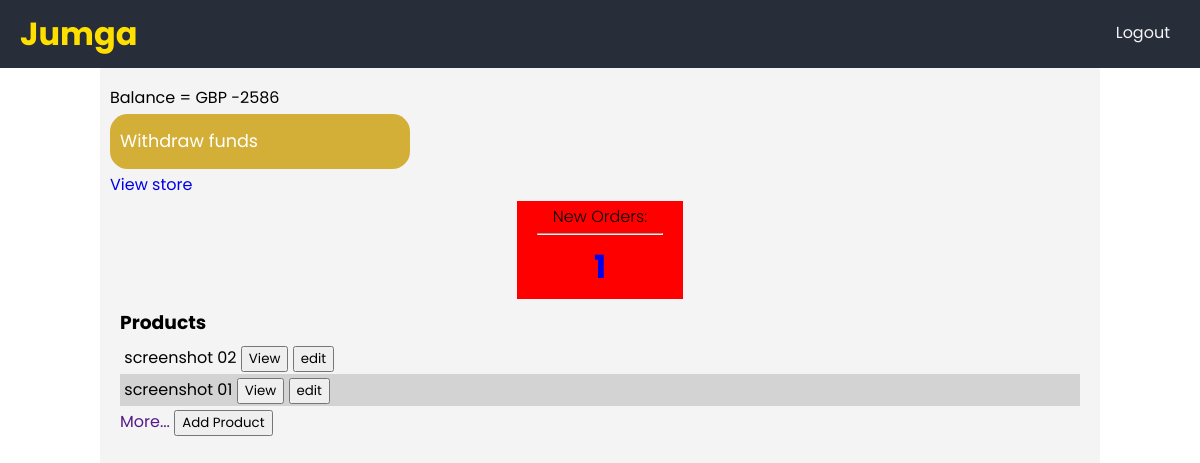
Page /store/ (signed in) on the earlier database version.
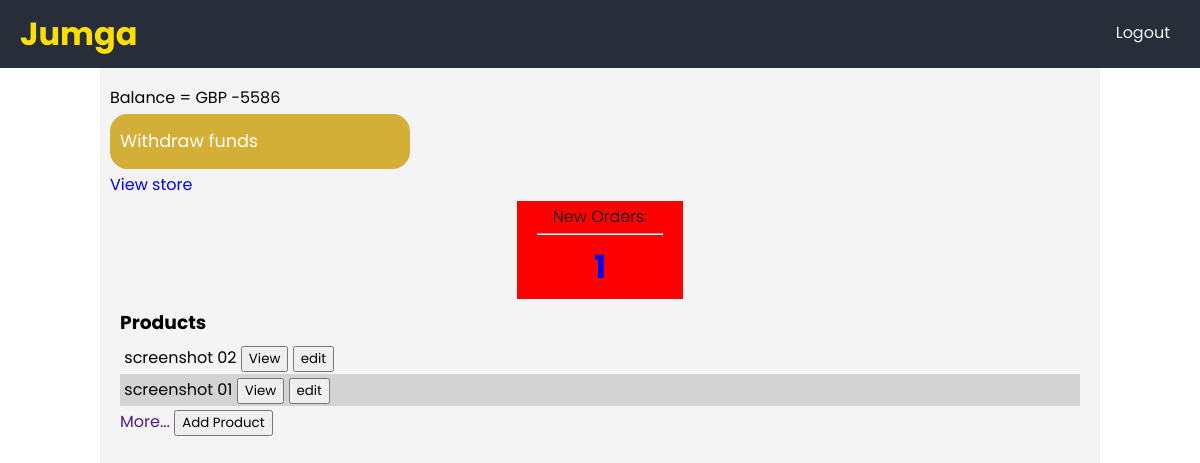
Same page on the later database version.
### store/models.py (models this page shows, shortened)
class Store(models.Model):
	user = models.OneToOneField(User, on_delete=models.CASCADE)
	name = models.CharField(max_length=100)
	description = models.TextField()
	email = models.EmailField()
	phone_number = PhoneNumberField()
	address_line_1 = models.CharField(max_length=200, null=True)
	address_line_2 = models.CharField(max_length=200, null=True, blank=True)
	city = models.CharField(max_length=50, null=True)
	state = models.CharField(max_length=50, null=True)
	country = models.CharField(max_length=2, choices=CountryChoices.choices, default=CountryChoices.NIGERIA)
	currency = models.CharField(max_length=3, choices=CurrencyChoices.choices, default=CurrencyChoices.NIGEIRA)
	balance = models.IntegerField(default=0)
	is_active = models.BooleanField(default=False)
	has_rider = models.BooleanField(default=False)
	slug = AutoSlugField(populate_from='name')

### store/decorators.py (the view)
    def wrap(request, *args, **kwargs):
        try:
            store = request.user.store
            if store.is_active:
                return function(request, *args, **kwargs)
            else:
                return HttpResponseRedirect(reverse("activate_store"))
        except ObjectDoesNotExist:
            return HttpResponseRedirect(reverse("create_store"))

### account/models.py (called while the page is built)
    def __str__(self):
        return self.email

### store/views.py (called while the page is built)
@login_required
@has_store
def Dashboard(request):
    store = request.user.store
    template = "store/index.html"
    product_list = store.product_set.all().order_by("-date_updated")
    orders = Order.objects.filter(store=store, completed=True)
    deliveries = []
    for order in orders:
        if order.status != "DE":
            deliveries.append(order)
    length = len(deliveries)
    context = {
        "store": store,
        "product_list": product_list,
        "length": length
    }
    return render(request, template, context)

### templates/store/index.html (shortened to what this page needs)
{% extends 'product/base.html' %}
{% block body %}
<div class="details">
	<div class="notifications">
		<p>Balance = {{ store.currency }} {{ store.balance }}</p>
		<a href="{% url 'withdraw' %}" class="proceed-btn">Withdraw funds</a>
		<a href="{% url 'product_list' store.slug %}">View store</a>
		<div class="order-notification">
			<a href="{% url 'pending_orders' %}">
				<p>New Orders:</p>
				<hr>
				<h1>{{ length }}</h1>
			</a>
		</div>
	</div>
	<div class="product-table">
		<h3>Products</h3>
		{% for product in product_list %}
		<div class="product-table-item">
			<span>{{ product.name }}</span>
			<a href="{% url 'details' product.id %}"><button>View</button></a>
			<a href="{% url 'update_product' product.id %}"><button>edit</button></a>
		</div>
		{% endfor %}
		<a href="">More...</a>
		<a href="{% url 'create_product' %}"><button>Add Product</button></a>
	</div>
</div>
{% endblock %}

Differences in the rows shown:
changed Store "GBP": balance "-2586" → "-5586"
